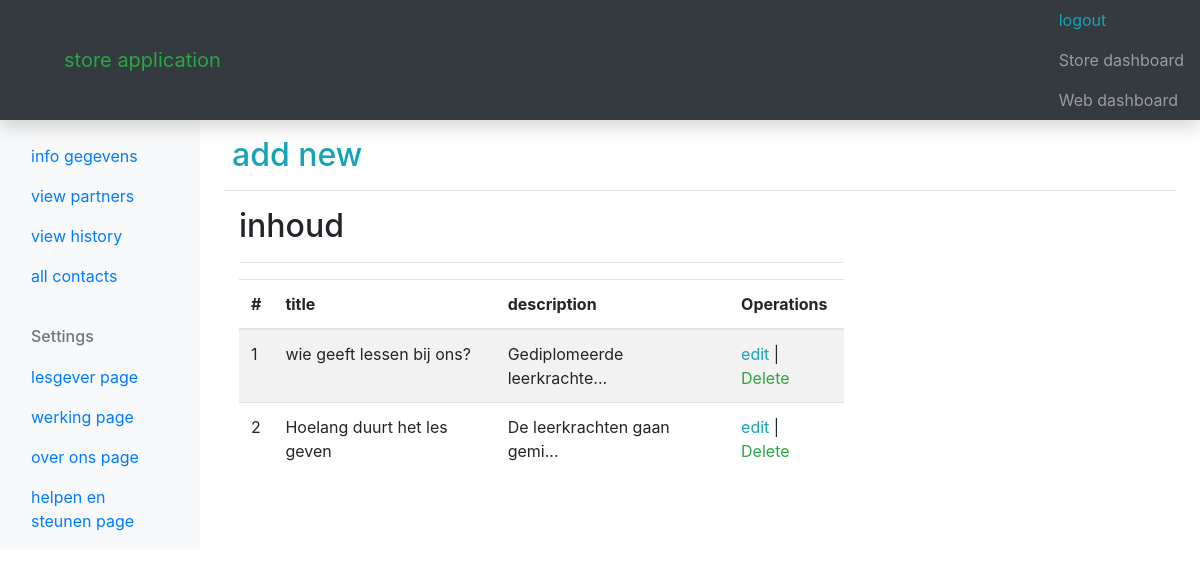
The app's page /adminweb/view-lesgever.php (signed in) with its own data.
### tables this page shows
CREATE TABLE IF NOT EXISTS `lesgevers` (
  `id` int(11) NOT NULL AUTO_INCREMENT,
  `title` varchar(255) NOT NULL,
  `description` text NOT NULL,
  `pic` varchar(255) NOT NULL,
  `created` timestamp NOT NULL DEFAULT CURRENT_TIMESTAMP,
  PRIMARY KEY (`id`)
);

### adminweb/view-lesgever.php (the view, shortened to what this page needs)
<?php
  include ('../includes/connect.php');
 include ('inc/header.php');
 include ('inc/navbar.php');
 ?>
    <main role="main" class="col-md-9 ml-sm-auto col-lg-10 px-md-4">
      <div class="d-flex justify-content-between flex-wrap flex-md-nowrap align-items-center pt-3 pb-2 mb-3 border-bottom">
        <h1 class="h2">
            <a class="text-info p-2" href="add-lesgever.php"> add new </a>
        </h1>
      </div>
   <div class="col-sm-8">
 <h2> inhoud   </h2>
 <hr>
   <table class="table table-striped">
    <thead>
      <tr>
      <th>#</th>
      <th>title</th>
      <th> description</th>
      <th>Operations</th>
      </tr>
    </thead>
    <tbody>
    <?php
$sql = "SELECT * FROM lesgevers ";
$result = $db->prepare($sql);
$result->execute();
$res = $result->fetchAll(PDO::FETCH_ASSOC);
 foreach ($res as $p) {
?>
                                <tr>
                                    <td> <?php echo $p['id']; ?></td>
                                    <td>  <?php echo $p['title']; ?></td>
                                    <td> <?php echo substr($p['description'], 0, 25); ?>...</td>
                                    <td>
                                    <a class="text-info" href="edit-lesgever.php?edit_id=<?php echo $p['id'];?>">edit</a> |
                                    <a class="text-success" href="?delete_id=<?php echo $p['id'];  ?>">Delete</a></td>
                                </tr>
 <?php } ?>
    </tbody>
  </table>
   </div>
    </main>
    <?php include ('inc/footer.php'); ?>

### records on screen
lesgevers: id "1", title "wie geeft lessen bij ons?", description "Gediplomeerde leerkrachte"
lesgevers: id "2", title "Hoelang duurt het les geven", description "De leerkrachten gaan gemi"
